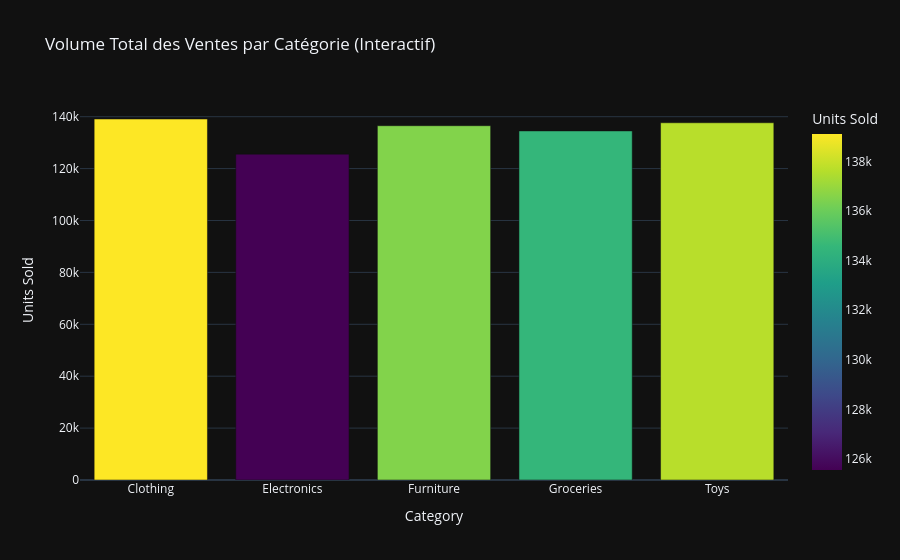

Notebook code cell kept with this figure:
### Code cell
# Feature 3 : L'Effet "Wahou" avec des Graphiques Interactifs (Plotly) :interactif. zoom et déplacement dans le graphique. survol pour voir les valeurs exactes. filtres, sliders, menus déroulants
import plotly.express as px
# On regroupe les données
ventes_cat = df_messy.groupby('Category', as_index=False)['Units Sold'].sum() #as_index=False → garde Category comme colonne normale
# Création d'un graphique interactif
fig = px.bar(ventes_cat, x='Category', y='Units Sold',
             title='Volume Total des Ventes par Catégorie (Interactif)',
             color='Units Sold', color_continuous_scale='Viridis')
# Affichage (passe ta souris sur les barres dans ton notebook !)
fig.show()

### Figure 1 — Plotly figure (JSON) as saved in the notebook; plotly's stock layout.template omitted (floating-point values rounded to 4 significant figures)
{"data": [{"hovertemplate": "Category=%{x}<br>Units Sold=%{marker.color}<extra></extra>", "legendgroup": "", "marker": {"color": [139100.0, 125600.0, 136500.0, 134500.0, 137700.0], "coloraxis": "coloraxis", "pattern": {"shape": ""}}, "name": "", "orientation": "v", "showlegend": false, "textposition": "auto", "x": ["Clothing", "Electronics", "Furniture", "Groceries", "Toys"], "xaxis": "x", "y": [139100.0, 125600.0, 136500.0, 134500.0, 137700.0], "yaxis": "y", "type": "bar"}], "layout": {"xaxis": {"anchor": "y", "domain": [0.0, 1.0], "title": {"text": "Category"}}, "yaxis": {"anchor": "x", "domain": [0.0, 1.0], "title": {"text": "Units Sold"}}, "coloraxis": {"colorbar": {"title": {"text": "Units Sold"}}, "colorscale": [[0.0, "#440154"], [0.1111, "#482878"], [0.2222, "#3e4989"], [0.3333, "#31688e"], [0.4444, "#26828e"], [0.5556, "#1f9e89"], [0.6667, "#35b779"], [0.7778, "#6ece58"], [0.8889, "#b5de2b"], [1.0, "#fde725"]]}, "legend": {"tracegroupgap": 0}, "title": {"text": "Volume Total des Ventes par Catégorie (Interactif)"}, "barmode": "relative"}}
